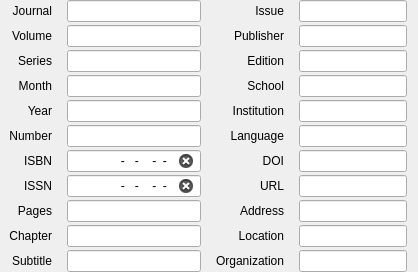
     <widget class="QWidget" name="tabWidgetPage1">
      <attribute name="title">
       <string>Basic Info</string>
      </attribute>
      <layout class="QGridLayout" name="gridLayout">
       <property name="leftMargin">
        <number>9</number>
       </property>
       <property name="topMargin">
        <number>0</number>
       </property>
       <property name="bottomMargin">
        <number>0</number>
       </property>
       <property name="horizontalSpacing">
        <number>15</number>
       </property>
       <property name="verticalSpacing">
        <number>3</number>
       </property>
       <item row="6" column="1">
        <widget class="QLineEdit" name="ISBNLine">
         <property name="inputMask">
          <string>999-999-9999-99-9</string>
         </property>
         <property name="alignment">
          <set>Qt::AlignRight|Qt::AlignTrailing|Qt::AlignVCenter</set>
         </property>
         <property name="placeholderText">
          <string>123-456-7890-12-3</string>
         </property>
         <property name="clearButtonEnabled">
          <bool>true</bool>
         </property>
        </widget>
       </item>
       <item row="8" column="1">
        <widget class="QLineEdit" name="PagesLine">
         <property name="alignment">
          <set>Qt::AlignRight|Qt::AlignTrailing|Qt::AlignVCenter</set>
         </property>
         <property name="clearButtonEnabled">
          <bool>true</bool>
         </property>
        </widget>
       </item>
       <item row="1" column="3">
        <widget class="QLineEdit" name="PublisherLine">
         <property name="alignment">
          <set>Qt::AlignRight|Qt::AlignTrailing|Qt::AlignVCenter</set>
         </property>
         <property name="clearButtonEnabled">
          <bool>true</bool>
         </property>
        </widget>
       </item>
       <item row="1" column="1">
        <widget class="QLineEdit" name="VolumeLine">
         <property name="alignment">
          <set>Qt::AlignRight|Qt::AlignTrailing|Qt::AlignVCenter</set>
         </property>
         <property name="clearButtonEnabled">
          <bool>true</bool>
         </property>
        </widget>
       </item>
       <item row="0" column="1">
        <widget class="QLineEdit" name="JournalLine">
         <property name="alignment">
          <set>Qt::AlignRight|Qt::AlignTrailing|Qt::AlignVCenter</set>
         </property>
         <property name="clearButtonEnabled">
          <bool>true</bool>
         </property>
        </widget>
       </item>
       <item row="10" column="1">
        <widget class="QLineEdit" name="SubtitleLine">
         <property name="alignment">
          <set>Qt::AlignRight|Qt::AlignTrailing|Qt::AlignVCenter</set>
         </property>
         <property name="clearButtonEnabled">
          <bool>true</bool>
         </property>
        </widget>
       </item>
       <item row="4" column="0">
        <widget class="QLabel" name="label_5">
         <property name="text">
          <string>Year</string>
         </property>
         <property name="alignment">
          <set>Qt::AlignRight|Qt::AlignTrailing|Qt::AlignVCenter</set>
         </property>
        </widget>
       </item>
       <item row="5" column="1">
        <widget class="QLineEdit" name="NumberLine">
         <property name="alignment">
          <set>Qt::AlignRight|Qt::AlignTrailing|Qt::AlignVCenter</set>
         </property>
         <property name="clearButtonEnabled">
          <bool>true</bool>
         </property>
        </widget>
       </item>
       <item row="5" column="0">
        <widget class="QLabel" name="label_6">
         <property name="text">
          <string>Number</string>
         </property>
         <property name="alignment">
          <set>Qt::AlignRight|Qt::AlignTrailing|Qt::AlignVCenter</set>
         </property>
        </widget>
       </item>
       <item row="3" column="2">
        <widget class="QLabel" name="label_20">
         <property name="text">
          <string>School</string>
         </property>
         <property name="alignment">
          <set>Qt::AlignRight|Qt::AlignTrailing|Qt::AlignVCenter</set>
         </property>
        </widget>
       </item>
       <item row="2" column="0">
        <widget class="QLabel" name="label_3">
         <property name="text">
          <string>Series</string>
         </property>
         <property name="alignment">
          <set>Qt::AlignRight|Qt::AlignTrailing|Qt::AlignVCenter</set>
         </property>
        </widget>
       </item>
       <item row="2" column="1">
        <widget class="QLineEdit" name="SeriesLine">
         <property name="alignment">
          <set>Qt::AlignRight|Qt::AlignTrailing|Qt::AlignVCenter</set>
         </property>
         <property name="clearButtonEnabled">
          <bool>true</bool>
         </property>
        </widget>
       </item>
       <item row="9" column="1">
        <widget class="QLineEdit" name="ChapterLine">
         <property name="alignment">
          <set>Qt::AlignRight|Qt::AlignTrailing|Qt::AlignVCenter</set>
         </property>
         <property name="clearButtonEnabled">
          <bool>true</bool>
         </property>
        </widget>
       </item>
       <item row="3" column="0">
        <widget class="QLabel" name="label_4">
         <property name="text">
          <string>Month</string>
         </property>
         <property name="alignment">
          <set>Qt::AlignRight|Qt::AlignTrailing|Qt::AlignVCenter</set>
         </property>
        </widget>
       </item>
       <item row="4" column="2">
        <widget class="QLabel" name="label_23">
         <property name="text">
          <string>Institution</string>
         </property>
         <property name="alignment">
          <set>Qt::AlignRight|Qt::AlignTrailing|Qt::AlignVCenter</set>
         </property>
        </widget>
       </item>
       <item row="9" column="3">
        <widget class="QLineEdit" name="LocationLine">
         <property name="alignment">
          <set>Qt::AlignRight|Qt::AlignTrailing|Qt::AlignVCenter</set>
         </property>
         <property name="clearButtonEnabled">
          <bool>true</bool>
         </property>
        </widget>
       </item>
       <item row="0" column="2">
        <widget class="QLabel" name="label_32">
         <property name="text">
          <string>Issue</string>
         </property>
         <property name="alignment">
          <set>Qt::AlignRight|Qt::AlignTrailing|Qt::AlignVCenter</set>
         </property>
        </widget>
       </item>
       <item row="10" column="3">
        <widget class="QLineEdit" name="OrganizationLine">
         <property name="alignment">
          <set>Qt::AlignRight|Qt::AlignTrailing|Qt::AlignVCenter</set>
         </property>
         <property name="clearButtonEnabled">
          <bool>true</bool>
         </property>
        </widget>
       </item>
       <item row="7" column="3">
        <widget class="QLineEdit" name="URLLine">
         <property name="alignment">
          <set>Qt::AlignRight|Qt::AlignTrailing|Qt::AlignVCenter</set>
         </property>
         <property name="clearButtonEnabled">
          <bool>true</bool>
         </property>
        </widget>
       </item>
       <item row="9" column="2">
        <widget class="QLabel" name="label_19">
         <property name="text">
          <string>Location</string>
         </property>
         <property name="alignment">
          <set>Qt::AlignRight|Qt::AlignTrailing|Qt::AlignVCenter</set>
         </property>
        </widget>
       </item>
       <item row="6" column="3">
        <widget class="QLineEdit" name="DOILine">
         <property name="alignment">
          <set>Qt::AlignRight|Qt::AlignTrailing|Qt::AlignVCenter</set>
         </property>
         <property name="clearButtonEnabled">
          <bool>true</bool>
         </property>
        </widget>
       </item>
       <item row="10" column="0">
        <widget class="QLabel" name="label_10">
         <property name="text">
          <string>Subtitle</string>
         </property>
         <property name="alignment">
          <set>Qt::AlignRight|Qt::AlignTrailing|Qt::AlignVCenter</set>
         </property>
        </widget>
       </item>
       <item row="5" column="2">
        <widget class="QLabel" name="label_24">
         <property name="text">
          <string>Language</string>
         </property>
         <property name="alignment">
          <set>Qt::AlignRight|Qt::AlignTrailing|Qt::AlignVCenter</set>
         </property>
        </widget>
       </item>
       <item row="8" column="3">
        <widget class="QLineEdit" name="AddressLine">
         <property name="alignment">
          <set>Qt::AlignRight|Qt::AlignTrailing|Qt::AlignVCenter</set>
         </property>
         <property name="clearButtonEnabled">
          <bool>true</bool>
         </property>
        </widget>
       </item>
       <item row="7" column="2">
        <widget class="QLabel" name="label_27">
         <property name="text">
          <string>URL</string>
         </property>
         <property name="alignment">
          <set>Qt::AlignRight|Qt::AlignTrailing|Qt::AlignVCenter</set>
         </property>
        </widget>
       </item>
       <item row="6" column="2">
        <widget class="QLabel" name="label_21">
         <property name="text">
          <string>DOI</string>
         </property>
         <property name="alignment">
          <set>Qt::AlignRight|Qt::AlignTrailing|Qt::AlignVCenter</set>
         </property>
        </widget>
       </item>
       <item row="3" column="3">
        <widget class="QLineEdit" name="SchoolLine">
         <property name="alignment">
          <set>Qt::AlignRight|Qt::AlignTrailing|Qt::AlignVCenter</set>
         </property>
         <property name="clearButtonEnabled">
          <bool>true</bool>
         </property>
        </widget>
       </item>
       <item row="4" column="3">
        <widget class="QLineEdit" name="InstitutionLine">
         <property name="alignment">
          <set>Qt::AlignRight|Qt::AlignTrailing|Qt::AlignVCenter</set>
         </property>
         <property name="clearButtonEnabled">
          <bool>true</bool>
         </property>
        </widget>
       </item>
       <item row="4" column="1">
        <widget class="QLineEdit" name="YearLine">
         <property name="alignment">
          <set>Qt::AlignRight|Qt::AlignTrailing|Qt::AlignVCenter</set>
         </property>
         <property name="clearButtonEnabled">
          <bool>true</bool>
         </property>
        </widget>
       </item>
       <item row="5" column="3">
        <widget class="QLineEdit" name="LanguageLine">
         <property name="alignment">
          <set>Qt::AlignRight|Qt::AlignTrailing|Qt::AlignVCenter</set>
         </property>
         <property name="clearButtonEnabled">
          <bool>true</bool>
         </property>
        </widget>
       </item>
       <item row="9" column="0">
        <widget class="QLabel" name="label_14">
         <property name="text">
          <string>Chapter</string>
         </property>
         <property name="alignment">
          <set>Qt::AlignRight|Qt::AlignTrailing|Qt::AlignVCenter</set>
         </property>
        </widget>
       </item>
       <item row="7" column="1">
        <widget class="QLineEdit" name="ISSNLine">
         <property name="inputMask">
          <string>999-999-9999-99-9</string>
         </property>
         <property name="alignment">
          <set>Qt::AlignRight|Qt::AlignTrailing|Qt::AlignVCenter</set>
         </property>
         <property name="clearButtonEnabled">
          <bool>true</bool>
         </property>
        </widget>
       </item>
       <item row="8" column="2">
        <widget class="QLabel" name="label_26">
         <property name="text">
          <string>Address</string>
         </property>
         <property name="alignment">
          <set>Qt::AlignRight|Qt::AlignTrailing|Qt::AlignVCenter</set>
         </property>
        </widget>
       </item>
       <item row="7" column="0">
        <widget class="QLabel" name="label_8">
         <property name="text">
          <string>ISSN</string>
         </property>
         <property name="alignment">
          <set>Qt::AlignRight|Qt::AlignTrailing|Qt::AlignVCenter</set>
         </property>
        </widget>
       </item>
       <item row="6" column="0">
        <widget class="QLabel" name="label_7">
         <property name="text">
          <string>ISBN</string>
         </property>
         <property name="alignment">
          <set>Qt::AlignRight|Qt::AlignTrailing|Qt::AlignVCenter</set>
         </property>
        </widget>
       </item>
       <item row="2" column="2">
        <widget class="QLabel" name="label_22">
         <property name="text">
          <string>Edition</string>
         </property>
         <property name="alignment">
          <set>Qt::AlignRight|Qt::AlignTrailing|Qt::AlignVCenter</set>
         </property>
        </widget>
       </item>
       <item row="2" column="3">
        <widget class="QLineEdit" name="EditionLine">
         <property name="alignment">
          <set>Qt::AlignRight|Qt::AlignTrailing|Qt::AlignVCenter</set>
         </property>
         <property name="clearButtonEnabled">
          <bool>true</bool>
         </property>
        </widget>
       </item>
       <item row="0" column="0">
        <widget class="QLabel" name="label">
         <property name="text">
          <string>Journal</string>
         </property>
         <property name="alignment">
          <set>Qt::AlignRight|Qt::AlignTrailing|Qt::AlignVCenter</set>
         </property>
        </widget>
       </item>
       <item row="3" column="1">
        <widget class="QLineEdit" name="MonthLine">
         <property name="alignment">
          <set>Qt::AlignRight|Qt::AlignTrailing|Qt::AlignVCenter</set>
         </property>
         <property name="clearButtonEnabled">
          <bool>true</bool>
         </property>
        </widget>
       </item>
       <item row="1" column="0">
        <widget class="QLabel" name="label_2">
         <property name="text">
          <string>Volume</string>
         </property>
         <property name="alignment">
          <set>Qt::AlignRight|Qt::AlignTrailing|Qt::AlignVCenter</set>
         </property>
        </widget>
       </item>
       <item row="10" column="2">
        <widget class="QLabel" name="label_31">
         <property name="text">
          <string>Organization</string>
         </property>
         <property name="alignment">
          <set>Qt::AlignRight|Qt::AlignTrailing|Qt::AlignVCenter</set>
         </property>
        </widget>
       </item>
       <item row="8" column="0">
        <widget class="QLabel" name="label_9">
         <property name="text">
          <string>Pages</string>
         </property>
         <property name="alignment">
          <set>Qt::AlignRight|Qt::AlignTrailing|Qt::AlignVCenter</set>
         </property>
        </widget>
       </item>
       <item row="1" column="2">
        <widget class="QLabel" name="label_25">
         <property name="text">
          <string>Publisher</string>
         </property>
         <property name="alignment">
          <set>Qt::AlignRight|Qt::AlignTrailing|Qt::AlignVCenter</set>
         </property>
        </widget>
       </item>
       <item row="0" column="3">
        <widget class="QLineEdit" name="IssueLine">
         <property name="alignment">
          <set>Qt::AlignRight|Qt::AlignTrailing|Qt::AlignVCenter</set>
         </property>
         <property name="clearButtonEnabled">
          <bool>true</bool>
         </property>
        </widget>
       </item>
      </layout>
     </widget>
